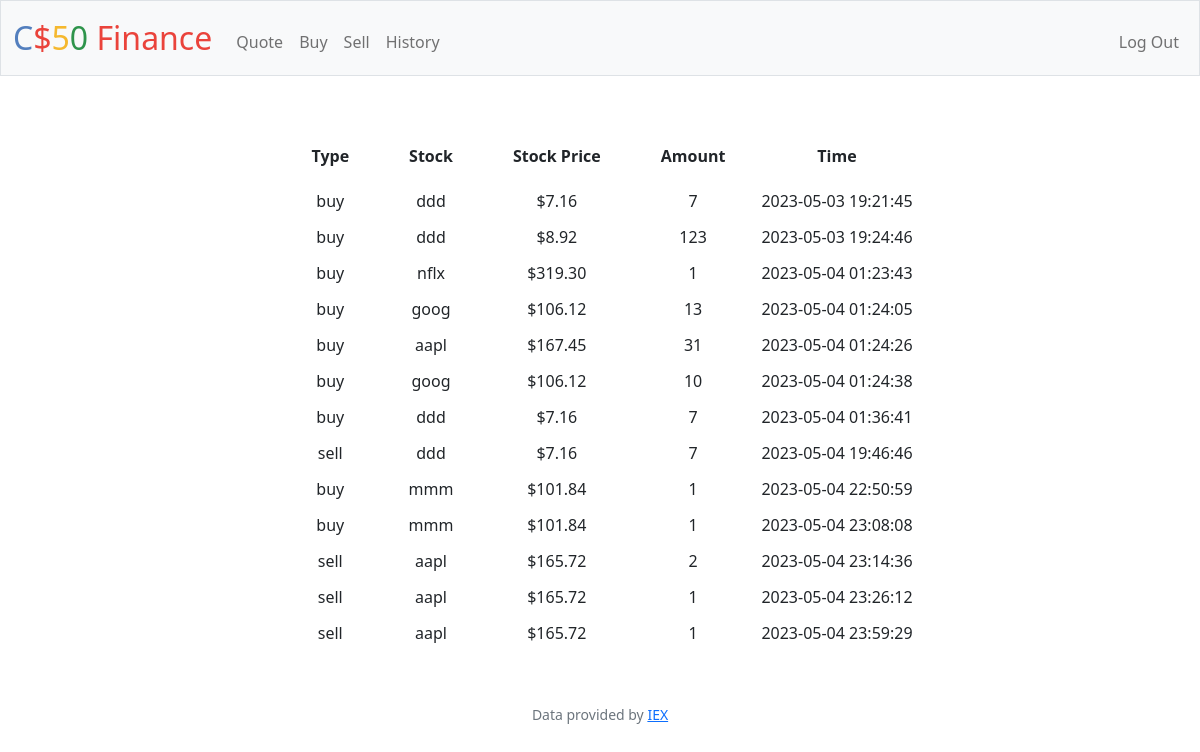
The page /history (signed in) on the database its author committed.
### tables this page shows
CREATE TABLE transactions(
    id INTEGER UNIQUE PRIMARY KEY autoincrement NOT NULL , 
    user_id INTEGER NOT NULL, 
    stock_symbol TEXT NOT NULL,
    amount INTEGER NOT NULL,
    total_cost REAL NOT NULL,
    time_stamp TEXT NOT NULL DEFAULT CURRENT_TIMESTAMP, 'type' NOT NULL DEFAULT "buy",
    FOREIGN KEY(user_id) REFERENCES users(id));

### app.py (the view)
@app.route("/history")
@login_required
def history():
    history = db.execute("""
    SELECT TYPE,
       stock_symbol,
       total_cost / amount price,
       amount,
       time_stamp
    FROM transactions t
    WHERE user_id = ?;
    """,
    session.get("user_id"))
    return render_template("history.html", history=history)

### app.py (called while the page is built)
@app.after_request
def after_request(response):
    response.headers["Cache-Control"] = "no-cache, no-store, must-revalidate"
    response.headers["Expires"] = 0
    response.headers["Pragma"] = "no-cache"
    return response

### helpers.py (called while the page is built)
def login_required(f):
    @wraps(f)
    def decorated_function(*args, **kwargs):
        if session.get("user_id") is None:
            return redirect("/login")
        return f(*args, **kwargs)
    return decorated_function

def usd(value):
    return f"${value:,.2f}"

### templates/history.html (shortened to what this page needs)
{% extends "layout.html" %}
{% block main %}
<table>
    <tr>
      <th>Type</th>
      <th>Stock</th>
      <th>Stock Price</th>
      <th>Amount</th>
      <th>Time</th>
    </tr>
    {% for entry in history %}
    <tr>
      <td>{{ entry["type"] }}</td>
      <td>{{ entry["stock_symbol"] }}</td>
      <td>{{ entry["price"] | abs | usd}}</td>
      <td>{{ entry["amount"] }}</td>
      <td>{{ entry["time_stamp"] }}</td>
    </tr>
    {% endfor %}
</table>
{% endblock %}

### templates/layout.html (shortened to what this page needs)
<!DOCTYPE html>
<html lang="en">
    <head>
        <link href="https://cdn.jsdelivr.net/npm/bootstrap@5.1.3/dist/css/bootstrap.min.css" rel="stylesheet">
        <link href="/static/styles.css" rel="stylesheet">
    </head>
    <body>
        <nav class="bg-light border navbar navbar-expand-md navbar-light">
            <div class="container-fluid">
                <a class="navbar-brand" href="/"><span class="blue">C</span><span class="red">$</span><span class="yellow">5</span><span class="green">0</span> <span class="red">Finance</span></a>
                <div class="collapse navbar-collapse" id="navbar">
                    {% if session["user_id"] %}
                        <ul class="navbar-nav me-auto mt-2">
                            <li class="nav-item"><a class="nav-link" href="/quote">Quote</a></li>
                            <li class="nav-item"><a class="nav-link" href="/buy">Buy</a></li>
                            <li class="nav-item"><a class="nav-link" href="/sell">Sell</a></li>
                            <li class="nav-item"><a class="nav-link" href="/history">History</a></li>
                        </ul>
                        <ul class="navbar-nav ms-auto mt-2">
                            <li class="nav-item"><a class="nav-link" href="/logout">Log Out</a></li>
                        </ul>
                    {% else %}
                        <ul class="navbar-nav ms-auto mt-2">
                            <li class="nav-item"><a class="nav-link" href="/register">Register</a></li>
                            <li class="nav-item"><a class="nav-link" href="/login">Log In</a></li>
                        </ul>
                    {% endif %}
                </div>
            </div>
        </nav>
        <main class="container-fluid py-5 text-center">
            {% block main %}{% endblock %}
        </main>
        <footer class="mb-5 small text-center text-muted">
            Data provided by <a href="https://iexcloud.io/">IEX</a>
        </footer>
    </body>
</html>

### static/styles.css (style rules this page uses)
nav .navbar-brand { font-size: xx-large; }
nav .navbar-brand .blue { color: #537fbe; }
nav .navbar-brand .red { color: #ea433b; }
nav .navbar-brand .yellow { color: #f5b82e; }
nav .navbar-brand .green { color: #2e944b; }
table { margin-left: auto; margin-right: auto; border-spacing: 10px; border-collapse: separate; }
th { padding:10px 25px 10px 25px; }

### rows shown on the page
transactions: type "buy", stock_symbol "ddd", price|abs "$7.16", amount "7", time_stamp "2023-05-03 19:21:45"
transactions: type "buy", stock_symbol "ddd", price|abs "$8.92", amount "123", time_stamp "2023-05-03 19:24:46"
transactions: type "buy", stock_symbol "nflx", price|abs "$319.30", amount "1", time_stamp "2023-05-04 01:23:43"
transactions: type "buy", stock_symbol "goog", price|abs "$106.12", amount "13", time_stamp "2023-05-04 01:24:05"
transactions: type "buy", stock_symbol "aapl", price|abs "$167.45", amount "31", time_stamp "2023-05-04 01:24:26"
transactions: type "buy", stock_symbol "goog", price|abs "$106.12", amount "10", time_stamp "2023-05-04 01:24:38"
transactions: type "buy", stock_symbol "ddd", price|abs "$7.16", amount "7", time_stamp "2023-05-04 01:36:41"
transactions: type "sell", stock_symbol "ddd", price|abs "$7.16", amount "7", time_stamp "2023-05-04 19:46:46"
transactions: type "buy", stock_symbol "mmm", price|abs "$101.84", amount "1", time_stamp "2023-05-04 22:50:59"
transactions: type "buy", stock_symbol "mmm", price|abs "$101.84", amount "1", time_stamp "2023-05-04 23:08:08"
transactions: type "sell", stock_symbol "aapl", price|abs "$165.72", amount "2", time_stamp "2023-05-04 23:14:36"
transactions: type "sell", stock_symbol "aapl", price|abs "$165.72", amount "1", time_stamp "2023-05-04 23:26:12"
transactions: type "sell", stock_symbol "aapl", price|abs "$165.72", amount "1", time_stamp "2023-05-04 23:59:29"
